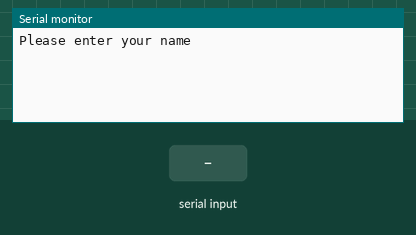
Bench run of a sketch on a simulated Arduino Uno, built with avr-gcc and run on an emulated ATmega328P. On the bench: the last lines printed to the serial monitor. The test bench sets the inputs (shaded band).

Above: at 1.2 s.
1.3 s: "90,45,200\n" received over Serial
At 3.0 s:
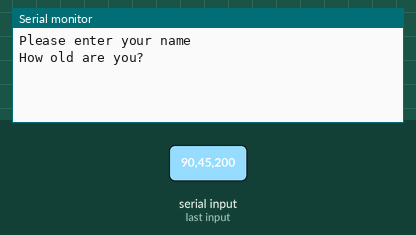
3.8 s: "30,150,10\n" received over Serial
At 4.8 s:
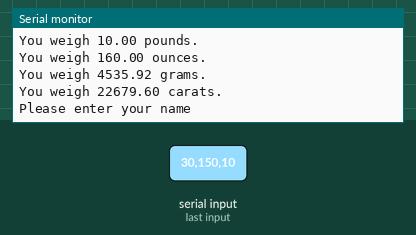
5.3 s: "90,45\n" received over Serial
At 5.8 s:
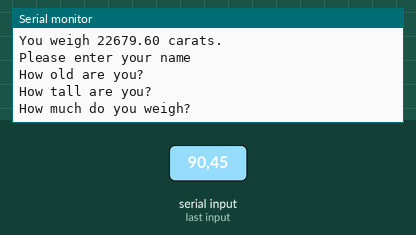

Measured:
- after the input at 1.3 s, the serial monitor: prints a new line after 1.0 s (image 1)
- after the input at 3.8 s, the serial monitor: prints a new line at once (image 2)

The sketch:

intfloatstring.ino
```cpp
String myName;  // Declare the string variable to hold name
int age;        // Declare the int variable to hold age
float height;   // Declare the float variable to hold height
float weight;   // Declare the float variable to hold weight

// get weight, claculate in ounces, grams, carats

void setup() {
  Serial.begin(9600); // Turning on Serial port at 9600 baud

}

void loop() {
  Serial.println("Please enter your name"); // Prompt the user for name
  while(Serial.available()==0) {};          // Waiting for user input
  myName = Serial.readString();             // Read the String

  Serial.println("How old are you?");       // Prompt the user for age
  while(Serial.available()==0) {};          // Waiting for user input
  age = Serial.parseInt();                  // Read the Int

  Serial.println("How tall are you?");      // Prompt the user for height
  while(Serial.available()==0) {};          // Waiting for user input
  height = Serial.parseFloat();             // Read the Float

  Serial.println("How much do you weigh?"); // Prompt the user for weight
  while(Serial.available()==0) {};          // Waiting for user input
  weight = Serial.parseFloat();             // Read the Float

  Serial.println("");

  Serial.print("Hello ");
  Serial.print(myName);
  Serial.print(", you are ");
  Serial.print(age);
  Serial.println(" years old,");
  Serial.print("and you are ");
  Serial.print(height);
  Serial.println(" feet tall.");

  // Weight in pounds
  Serial.print("You weigh ");
  Serial.print(weight);
  Serial.println(" pounds.");

  // Weight in ounces
  Serial.print("You weigh ");
  Serial.print(weight * 16);
  Serial.println(" ounces.");

  // Weight in grams
  Serial.print("You weigh ");
  Serial.print(weight * 453.592);
  Serial.println(" grams.");

  // Weight in carats
  Serial.print("You weigh ");
  Serial.print(weight * 2267.96);
  Serial.println(" carats.");
  Serial.println("");
}
```
